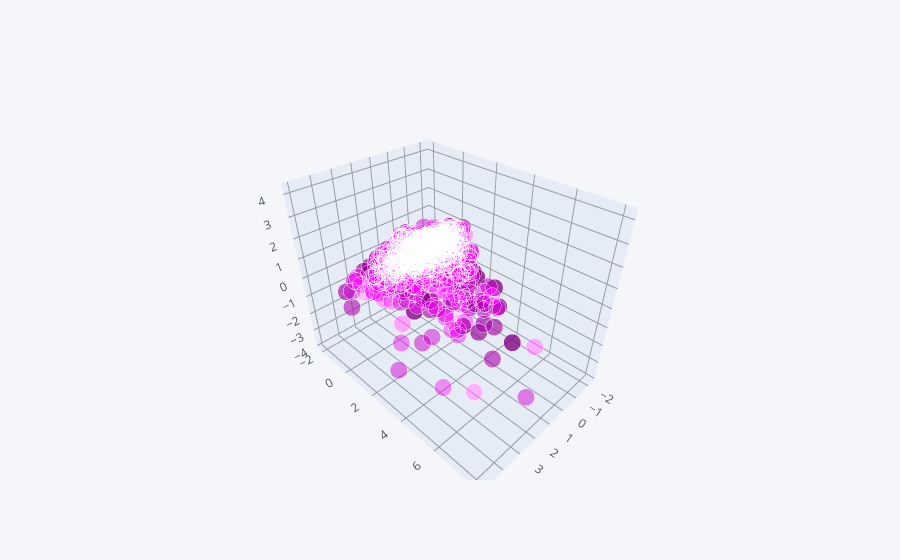

Notebook cell for this chart:
### Markdown cell above
### Vectores

### Code cell
Xp.iplot(kind='scatter3d',x=0,y=1,z=2,mode='markers',color='purple')

### Figure 1 — Plotly figure (JSON) as saved in the notebook; plotly's stock layout.template omitted (floating-point values rounded to 4 significant figures; data arrays with more than 128 entries replaced by an {"elided": "..."} marker saying what was removed)
{"data": [{"marker": {"color": {"elided": "1000 str values"}, "opacity": 0.8, "size": {"elided": "1000 int values"}, "symbol": "circle"}, "mode": "markers", "text": {"elided": "1000 str values"}, "type": "scatter3d", "x": {"elided": "1000 float values"}, "y": {"elided": "1000 float values"}, "z": {"elided": "1000 float values"}}], "layout": {"legend": {"bgcolor": "#F5F6F9", "font": {"color": "#4D5663"}}, "paper_bgcolor": "#F5F6F9", "plot_bgcolor": "#F5F6F9", "scene": {"xaxis": {"gridcolor": "#9499A3", "showgrid": true, "tickfont": {"color": "#4D5663"}, "title": {"font": {"color": "#4D5663"}, "text": ""}, "zerolinecolor": "#9499A3"}, "yaxis": {"gridcolor": "#9499A3", "showgrid": true, "tickfont": {"color": "#4D5663"}, "title": {"font": {"color": "#4D5663"}, "text": ""}, "zerolinecolor": "#9499A3"}, "zaxis": {"gridcolor": "#9499A3", "showgrid": true, "tickfont": {"color": "#4D5663"}, "title": {"font": {"color": "#4D5663"}, "text": ""}, "zerolinecolor": "#9499A3"}}, "title": {"font": {"color": "#4D5663"}}}}
